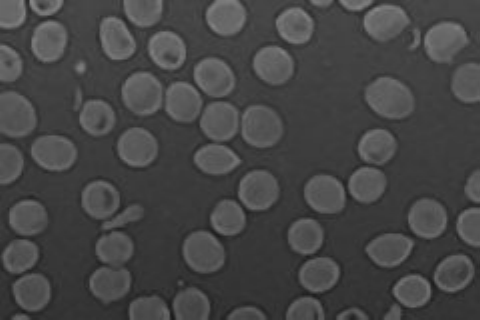
#> input picture Digital_Image_Processing/Lab5/pics/bloodCells.png, 480 x 320 px
$ python 2_counting_blood_cells.py
#> lines starting #> are read from the running program, lines starting #| are printed output that depends on the picture; after the words box and inside, x2 and y2 are one past the last pixel; in counts of white or black regions, pixels touching at a corner belong together
import numpy as np
import matplotlib.pyplot as plt
import cv2 as cv
import skimage.segmentation
import scipy.ndimage

image_path = "pics/bloodCells.png"
image = cv.imread(image_path, cv.IMREAD_GRAYSCALE)
#> image is the input picture: shape (320, 480); min 27, max 134, mean 69.6

_, binary_image = cv.threshold(image, 0, 255, cv.THRESH_BINARY + cv.THRESH_OTSU)
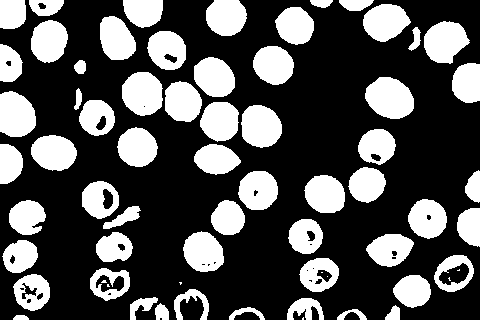
#> binary_image: shape (320, 480); 32.4% white; 67 white regions (8 under 20 px), largest, box (x1, y1, x2, y2) and area: (365, 77, 414, 119) 1549, (122, 72, 163, 116) 1425, (424, 21, 470, 64) 1387
binary_image = (binary_image > 0).astype(np.uint8)

cleared_border_image = skimage.segmentation.clear_border(binary_image)
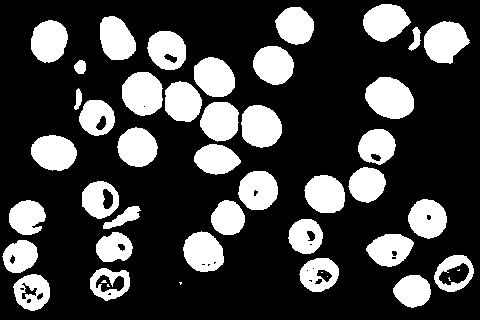
#> cleared_border_image: shape (320, 480); values 0 (black) and 1 (white), 25.6% white; 46 white regions (7 under 20 px), largest, box (x1, y1, x2, y2) and area: (365, 77, 414, 119) 1549, (122, 72, 163, 116) 1425, (424, 21, 470, 64) 1387

#fill holes to get full cells
Ic = cv.bitwise_not(cleared_border_image)
B = np.array([[0,1,0],
                [1,1,1],
                [0,1,0]], dtype=np.uint8)
X = np.zeros_like(Ic, np.uint8)
X[0, :] = Ic[0, :]
#> X: shape (320, 480); 0.31% white in thin lines or dots, all inside (x1, y1, x2, y2) = (0, 0, 480, 1)
X[-1, :] = Ic[-1, :]
X[:, 0] = Ic[:, 0]
X[:, -1] = Ic[:, -1]
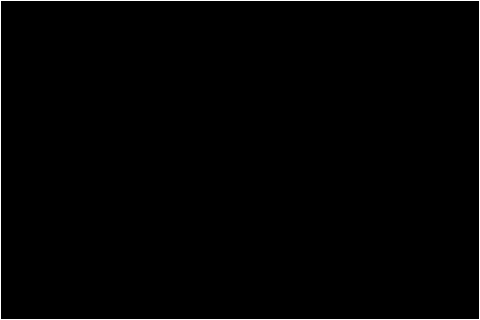
#> X: shape (320, 480); 1% white in thin lines or dots

# Iterate: X_k = (X_{k-1} ⊕ B) ∩ Ic
while True:
    X_prev = X
    X = cv.dilate(X, B)
    X = cv.bitwise_and(X, Ic)
    if np.array_equal(X, X_prev):
        break
#> this loop made 181 passes
#> pass 1, `X = cv.dilate(X, B)`:
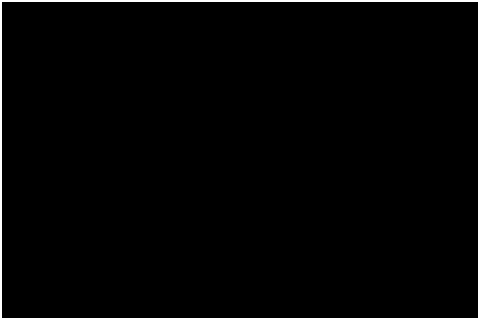
#> X: shape (320, 480); 2.1% white; 1 white region, box (x1, y1, x2, y2) and area: (0, 0, 480, 320) 3184
#> after the loop:
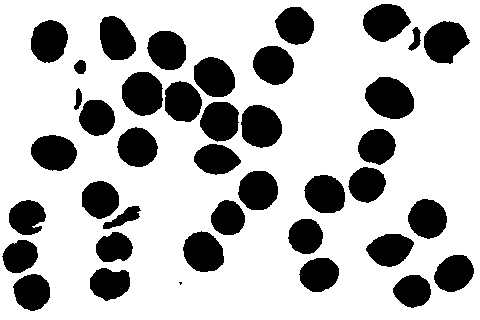
#> X: shape (320, 480); values 254 (black) and 255 (white), 73.4% white; 40 black regions (1 under 20 px), largest, box (x1, y1, x2, y2) and area: (365, 77, 414, 119) 1549, (122, 72, 163, 116) 1426, (424, 21, 470, 64) 1387

holes  = cv.subtract(Ic, X)          # holes are background not connected to border
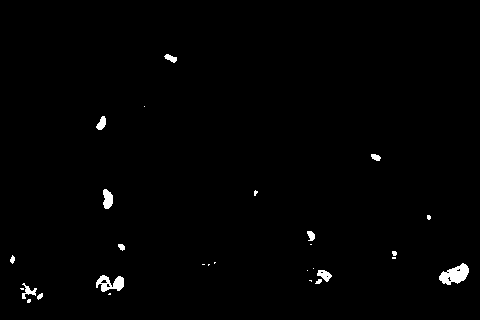
#> holes: shape (320, 480); values 0 (black) and 1 (white), 0.98% white; 28 white regions (14 under 20 px), largest, box (x1, y1, x2, y2) and area: (439, 263, 469, 285) 393, (96, 275, 124, 292) 281, (103, 189, 113, 209) 154
filled_cells_image = cv.bitwise_or(cleared_border_image, holes)     # add holes back to the objects

labeled_array = scipy.ndimage.label(filled_cells_image)
count = labeled_array[1]
#> count = 40

areas = np.bincount(labeled_array[0].ravel())[1:]  # skip background count
#> areas = 40 values, max 1549 at index 11, min 6 at index 39, mean 1022.1

print (f"Number of blood cells counted: {count}")
#| Number of blood cells counted: 40
print(f"Areas of the blood cells: {areas}")
#| Areas of the blood cells: [1293 1112 1208 1227 1387  156 1204 1232 1266  132 1426 1549 1196  109
#|  1004 1217 1387 1227 1036 1275 1037 1010 1235 1233 1087 1181  970  910
#|   375  954 1274  846 1121  884 1106 1044  998 1037  933    6]

plt.figure(figsize=(12, 4))
plt.subplot(1, 3, 1)
plt.imshow(image, cmap='gray')
plt.title('Original Image')
plt.axis('off')

plt.subplot(1, 3, 2)
plt.imshow(binary_image, cmap='gray')
plt.title(f'Binary Image')
plt.axis('off')

plt.subplot(1, 3, 3)
plt.imshow(filled_cells_image, cmap='gray')
plt.title(f'Final Image with Filled Cells\nCount: {count}')
plt.axis('off')

plt.tight_layout()
plt.show()

# --- histogram of sizes ---
plt.figure(figsize=(6,4))
plt.hist(areas, bins='auto')
plt.xlabel('Cell size (pixels)')
plt.ylabel('Count')
plt.title('Distribution of Cell Sizes')
plt.tight_layout()
plt.show()
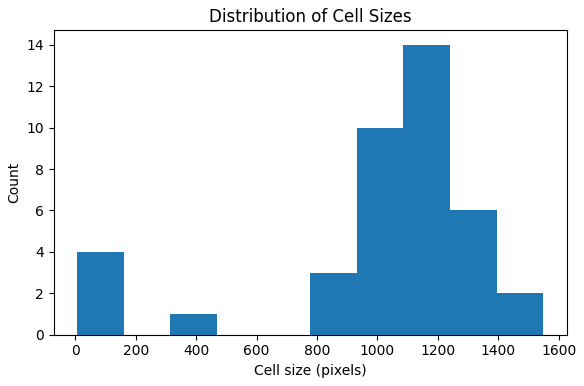
#> figure drawn by matplotlib, 1 panel; tallest bar 14 high, from x = 1086.1 to 1240.4
